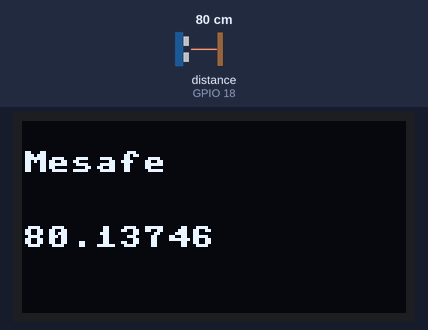
Bench run of a program on a simulated ESP32 board running MicroPython. Shown: 128×64 one-colour display. The test bench sets the inputs (shaded band); at power-on: distance to the obstacle (sensor on GPIO 18) 80 cm. The echo pulse lasts 58.3 µs per cm; library files of the repository ran but are not shown: ssd1306.py, hcsr04.py.

Above: at 1.2 s.
1.3 s: distance to the obstacle (sensor on GPIO 18) set to 2 cm
At 2.9 s:
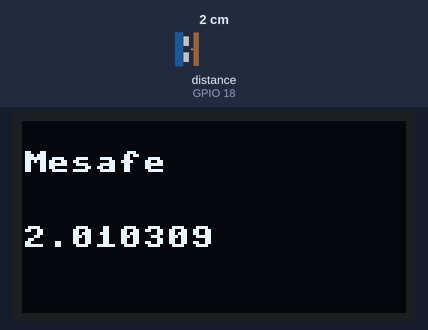
3.6 s: distance to the obstacle (sensor on GPIO 18) set to 4 cm
At 5.1 s:
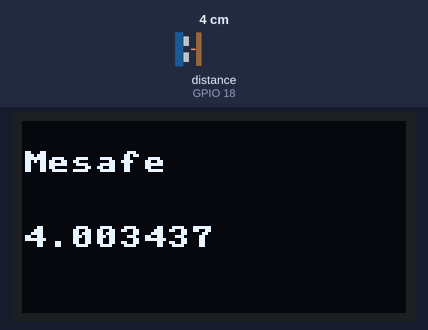
5.6 s: distance to the obstacle (sensor on GPIO 18) set to 9 cm
At 7.3 s:
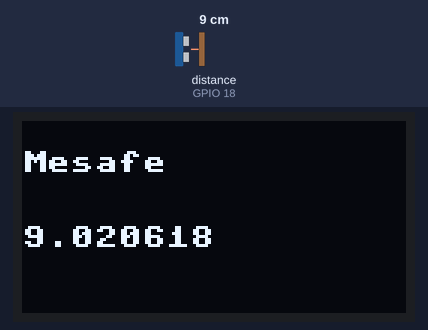
Timing chart, 0 to 8.8 s (numbered marks = the images above; inputs shaded):
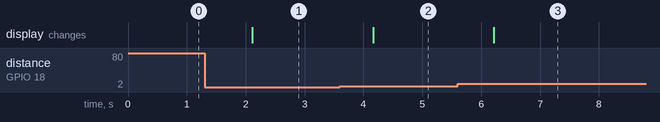

The program:

oled+distance.py
```python
# Complete project details at https://RandomNerdTutorials.com/micropython-hc-sr04-ultrasonic-esp32-esp8266/
from machine import Pin, I2C
import ssd1306
from hcsr04 import HCSR04
from time import sleep

# ESP32 Pin assignment
i2c = I2C(scl=Pin(22), sda=Pin(21))
sensor = HCSR04(trigger_pin=5, echo_pin=18, echo_timeout_us=10000)

# ESP8266 Pin assignment
#i2c = I2C(scl=Pin(5), sda=Pin(4))
#sensor = HCSR04(trigger_pin=12, echo_pin=14, echo_timeout_us=10000)

oled_width = 128
oled_height = 64
oled = ssd1306.SSD1306_I2C(oled_width, oled_height, i2c)

while True:
  oled.fill(0)
  #oled.show()
  distance = sensor.distance_cm()
  oled.text("Mesafe" ,0,10)
  oled.text(str(distance), 0, 35)
  oled.show()
  sleep(1)
```

Measured:
- after the input at 1.3 s, the display: changes after 0.81 s (image 1)
- after the input at 3.6 s, the display: changes after 0.56 s (image 2)
- after the input at 5.6 s, the display: changes after 0.61 s (image 3)
